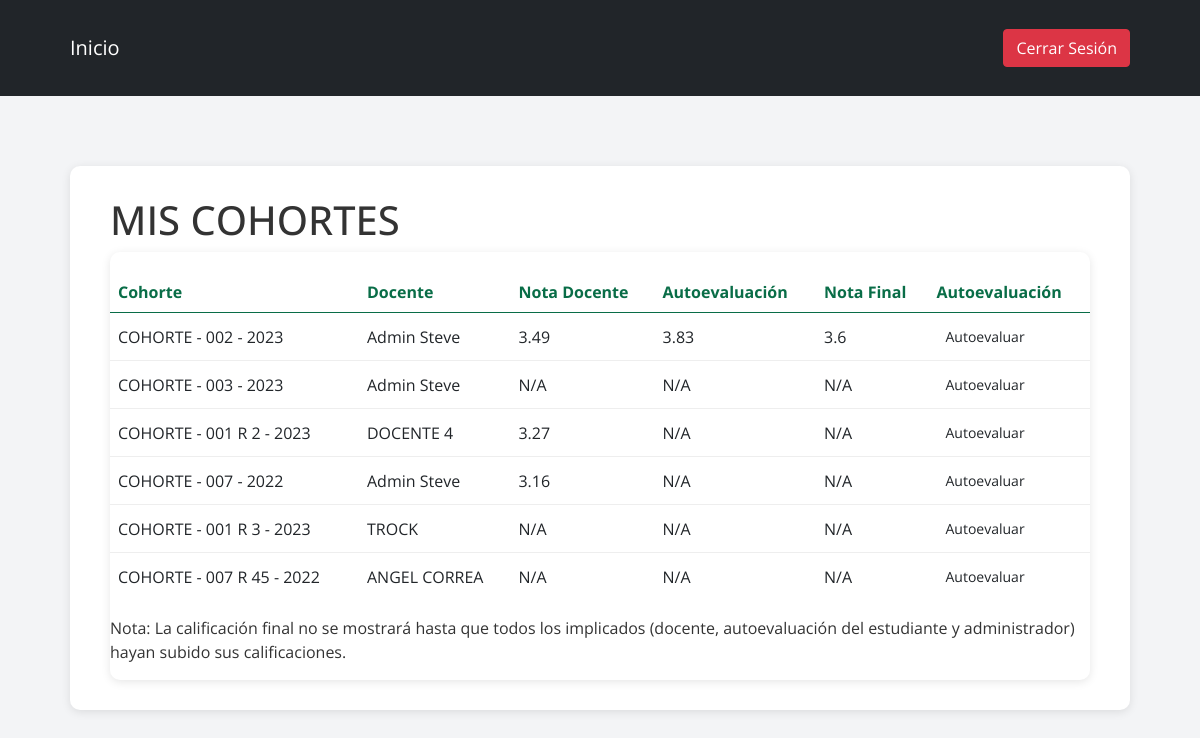
The app's page /view_cohorts_student (signed in), older data.
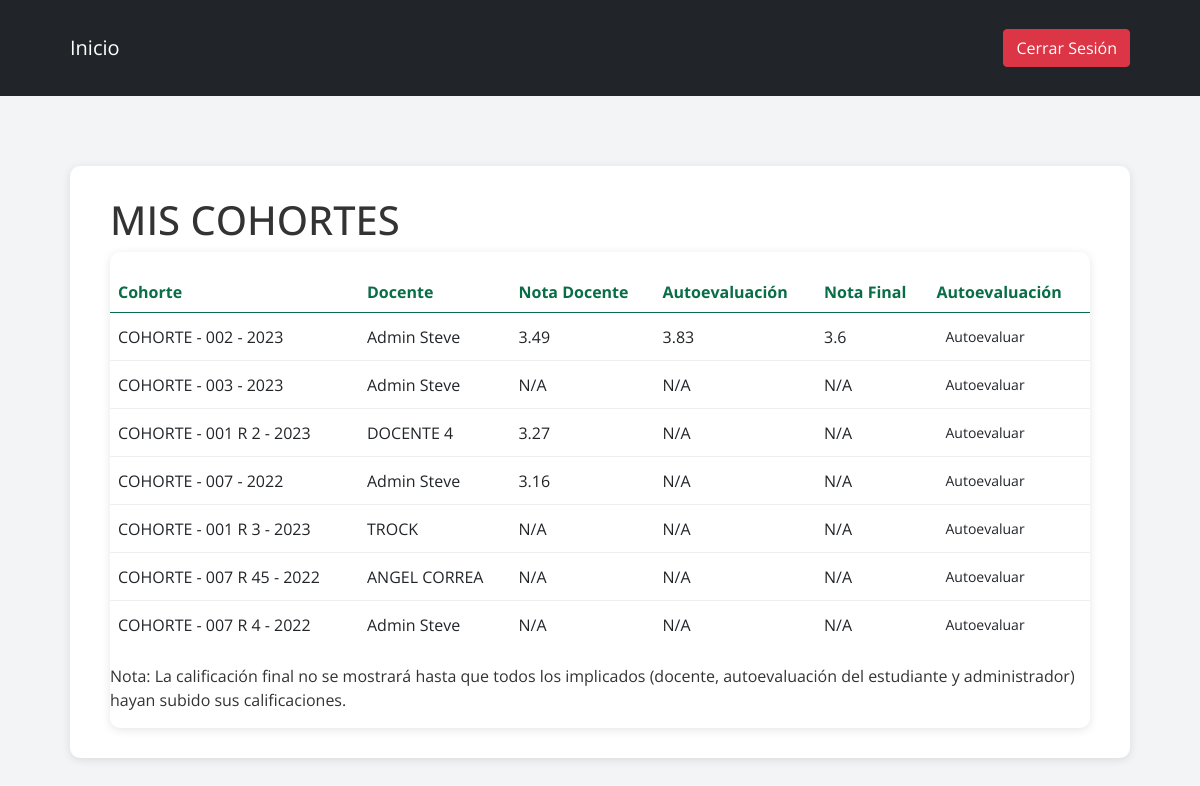
The same page, newer data.
### models.py (models this page shows, shortened)
class BaseModel(db.Model):
    __abstract__ = True
    created_at = db.Column(db.DateTime, default=current_time_in_bogota)
    updated_at = db.Column(
        db.DateTime, default=current_time_in_bogota, onupdate=current_time_in_bogota
    )
    created_by = db.Column(db.String(50), nullable=True)
    modified_by = db.Column(db.String(50), nullable=True)

class Cohort(BaseModel):
    __tablename__ = "cohort"
    id = db.Column(db.Integer, primary_key=True)
    name = db.Column(db.String(50), nullable=False)
    year_id = db.Column(db.Integer, db.ForeignKey("year.id"), nullable=False)
    teacher_id = db.Column(db.Integer, db.ForeignKey("user.id"), nullable=False)
    year = db.relationship("Year", back_populates="cohorts")
    teacher = db.relationship("User", backref="taught_cohorts")
    students = db.relationship("User", secondary="grade", back_populates="joined_cohorts")
    rotaciones = db.relationship("Rotacion", back_populates="cohort", cascade="all, delete-orphan")

class Year(BaseModel):
    __tablename__ = "year"
    id = db.Column(db.Integer, primary_key=True)
    name = db.Column(db.String(20), nullable=False, unique=True)
    teacher_id = db.Column(db.Integer, db.ForeignKey("user.id"), nullable=False)
    cohorts = db.relationship(
        "Cohort", back_populates="year", cascade="all, delete-orphan"
    )

class User(BaseModel, UserMixin):
    __tablename__ = "user"
    id = db.Column(db.Integer, primary_key=True)
    identificacion = db.Column(db.Integer, nullable=False, unique=True)
    tipo_identificacion = db.Column(db.String(2), nullable=False)
    full_name = db.Column(db.String(50), nullable=False)
    password = db.Column(db.String(255), nullable=False)
    email = db.Column(db.String(100), nullable=False, unique=True)
    sexo = db.Column(db.String(10), nullable=False)  # Masculino, Femenino, Otro
    telefono = db.Column(db.String(20), nullable=True)
    direccion_residencia = db.Column(db.String(255), nullable=True)
    profile_id = db.Column(db.Integer, db.ForeignKey("profile.id"), nullable=False)
    is_active = db.Column(db.Boolean, default=True, nullable=False)
    pin_security = db.Column(db.String(6), nullable=True)
    cohorts = db.relationship("Cohort", back_populates="teacher")
    profile = db.relationship("Profile", back_populates="users")
    universidad_id = db.Column(db.Integer, db.ForeignKey("universidad.id"), nullable=True)
    universidad = db.relationship("Universidad", back_populates="students", lazy="select")
    grades = db.relationship(
        "Grade", back_populates="student", cascade="all, delete-orphan"
    )
    cohort = db.relationship("Cohort", back_populates="students")
    especializacion_id = db.Column(db.Integer, db.ForeignKey("especializacion.id"), nullable=True)
    especializacion = db.relationship("Especializacion", back_populates="docentes")
    joined_cohorts = db.relationship("Cohort", secondary="grade", back_populates="students")

class Grade(BaseModel):
    __tablename__ = "grade"
    id = db.Column(db.Integer, primary_key=True)
    teacher_grade = db.Column(db.Float)
    self_evaluation = db.Column(db.Float)
    final_grade = db.Column(db.Float)
    student_id = db.Column(db.Integer, db.ForeignKey("user.id"), nullable=False)
    cohort_id = db.Column(db.Integer, db.ForeignKey("cohort.id"), nullable=False)
    student = db.relationship("User", back_populates="grades")

### app.py (the view)
@app.route("/view_cohorts_student", methods=["GET", "POST"])
def view_cohorts_student():
    student_cohorts = current_user.joined_cohorts
    grades = []
    for cohort in student_cohorts:
        grade = Grade.query.filter_by(
            student_id=current_user.id, cohort_id=cohort.id
        ).first()
        if grade:
            if (
                grade.teacher_grade is not None
                and grade.self_evaluation is not None
            ):
                grade.final_grade = (
                    grade.teacher_grade + grade.teacher_grade + grade.self_evaluation
                ) / 3
                db.session.commit()  # Save the updated final_grade to database
        grades.append(grade)
    combined_data = zip(student_cohorts, grades)
    return render_template("view_cohorts_student.html", combined_data=combined_data)

### app.py (called while the page is built)
@login_manager.user_loader
def load_user(user_id):
    return User.query.get(int(user_id))

### templates/view_cohorts_student.html (shortened to what this page needs)
<!DOCTYPE html>
<html>
<head>
    <link rel="stylesheet" href="{{ url_for('static', filename='css/bootstrap.min.css') }}">
</head>
<body>
    <nav class="navbar navbar-expand-lg navbar-dark bg-dark nav-custom-radius">
        <div class="container">
            <a class="navbar-brand" href="{{ url_for('student_dashboard') }}">Inicio</a>
            <div class="ml-auto">
                <a href="{{ url_for('logout') }}" class="btn btn-danger">Cerrar Sesión</a>
            </div>
        </div>
    </nav>
    <div class="container">
        <div class="card">
            <div class="card-body">
                <h1 class="card-title">MIS COHORTES</h1>
                <div class="table-responsive">
                    <table class="table align-middle">
                        <thead>
                            <tr>
                                <th>Cohorte</th>
                                <th>Docente</th>
                                <th>Nota Docente</th>
                                <th>Autoevaluación</th>
                                <th>Nota Final</th>
                                <th>Autoevaluación</th>
                            </tr>
                        </thead>
                        <tbody>
                            {% for cohort, grade in combined_data %}
                            <tr>
                                <td>{{ cohort.name }} - {{ cohort.year.name }}</td>
                                <td>{{ cohort.teacher.full_name }}</td>
                                <td>{{ grade.teacher_grade|round(2) if grade and grade.teacher_grade is not none else
                                    "N/A" }}</td>
                                <td>{{ grade.self_evaluation|round(2) if grade and grade.self_evaluation is not none
                                    else "N/A" }}</td>
                                <td>{{ grade.final_grade|round(2) if grade and grade.final_grade is not none else "N/A"
                                    }}</td>
                                <td><a href="{{ url_for('student_self_grade', student_id=current_user.id, cohort_id=cohort.id) }}"
                                        class="btn btn-custom btn-sm">Autoevaluar</a></td>
                            </tr>
                            {% endfor %}
                        </tbody>
                    </table>
                    <p>Nota: La calificación final no se mostrará hasta que todos los implicados (docente,
                        autoevaluación del estudiante y administrador) hayan subido sus calificaciones.</p>
                </div>
            </div>
        </div>
    </div>
</body>
</html>

### templates/view_cohorts_student.html (style rules this page uses)
body { background-color: #f3f4f6; font-family: 'Open Sans', sans-serif; margin: 0; padding: 0; color: #333; }
h1, h2 { margin-bottom: 20px; }
.container { max-width: 1100px; margin: auto; padding: 20px; }
.table-responsive { border-radius: 10px; overflow: hidden; box-shadow: 0 2px 10px rgba(0, 0, 0, 0.1); }
table { width: 100%; border-collapse: collapse; margin-top: 20px; }
th { background-color: #343a40; color: #096d47; padding: 15px 20px; }
td { padding: 15px 20px; border-bottom: 1px solid #eee; }
tr:last-child td { border-bottom: none; }
.navbar { margin-bottom: 50px; }
.card { border: none; border-radius: 10px; box-shadow: 0 2px 10px rgba(0, 0, 0, 0.1); }
.card-body { padding: 30px 40px; }

Row changes from the older to the newer data that the page shows:
added Cohort: name "COHORTE - 007 R 4", year.name "2022", teacher.full_name "Admin Steve", teacher_grade "N/A", self_evaluation "N/A", final_grade "N/A"
